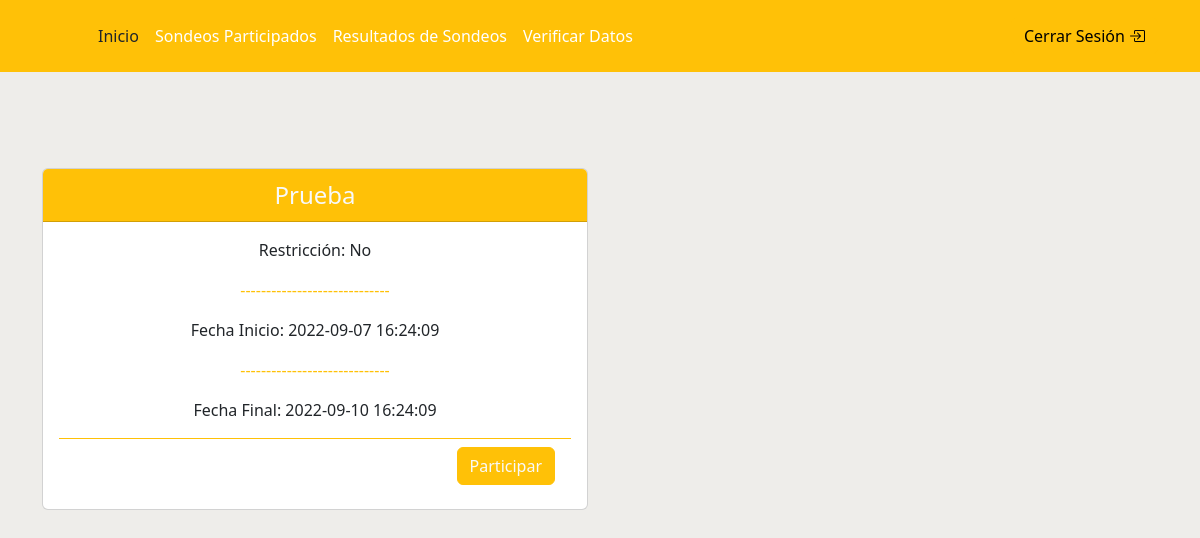
Page /vista/usuario/principal_usuario.php on the earlier database version.
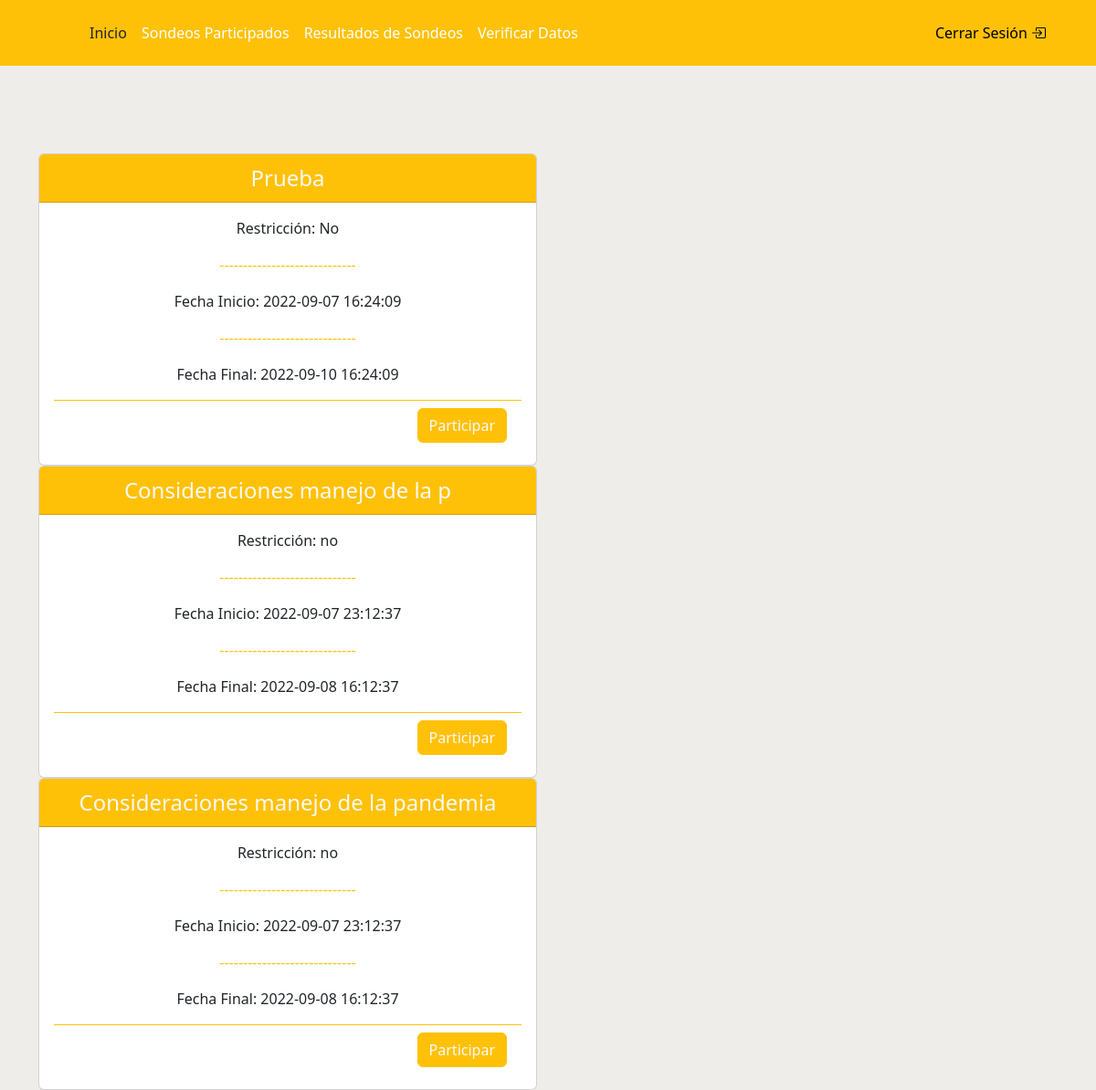
Same page on the later database version.
### vista/usuario/principal_usuario.php (the view, shortened to what this page needs)
<!DOCTYPE html>
<html lang="en">
<head>
  <link rel="stylesheet" href="../../scss/custom.css">
  <link rel="stylesheet" href="https://cdn.jsdelivr.net/npm/bootstrap-icons@1.9.1/font/bootstrap-icons.css">
</head>
<body style="background: #EEEDEA">
  <header class="p-3 bg-primary text-white">
    <div class="container">
      <div class="d-flex flex-wrap align-items-center justify-content-center justify-content-lg-start">
        <a href="/" class="d-flex align-items-center mb-2 mb-lg-0 text-white text-decoration-none">
          <svg class="bi me-2" width="40" height="32" role="img" aria-label="Bootstrap">
            <use xlink:href="#bootstrap"></use>
          </svg>
        </a>
        <ul class="nav col-12 col-lg-auto me-lg-auto mb-2 justify-content-center mb-md-0">
          <li><a href="principal_administrador.php" class="nav-link px-2 text-dark">Inicio</a></li>
          <li><a href="crear_sondeo.php" class="nav-link px-2 text-white">Sondeos Participados</a></li>
          <li><a href="crear_sondeo.php" class="nav-link px-2 text-white">Resultados de Sondeos</a></li>
          <li><a href="#" class="nav-link px-2 text-white">Verificar Datos</a></li>
        </ul>
        <div class="text-end">
          <a href="../../controller/cerrar_sessión.php"><button type="button" class="btn btn-warning">Cerrar Sesión <i class="bi bi-box-arrow-in-right"></i></button></a>
        </div>
      </div>
    </div>
  </header>
  <div class="py-3 fs-3 "></div>
  <div class="py-3 fs-3 "></div>
  <div class="py-3 fs-3 "></div>
  <div class="container ">
    <div class="row justify-content-center">
        <?php
        $sondeo = $bd->query("select * from Creación_Sondeo");
        $r_sondeo = $sondeo->fetchAll(PDO::FETCH_OBJ);
        foreach ($r_sondeo as $dato) {
          $fecha_actual = date("Y-m-d H:i:00", time());
          $fecha_inicio = $dato->fecha_inicio;
          $fecha_final = $dato->fecha_final;
          if ($fecha_actual >= $fecha_inicio && $fecha_actual <= $fecha_final) {
        ?>
        <div class="col">
            <div class="row row-cols-1 row-cols-md-2 g-4">
              <div class="col">
                <div class="card">
                  <div class="card-header bg-primary text-light fs-4 text-center"><?php echo $dato->Tema ?></div>
                  <div class="card-body">
                    <p class="card-text text-center">Restricción: <?php echo $dato->Restricción ?></p>
                    <p class="text-center text-primary">-----------------------------</p>
                    <p class="card-text text-center">Fecha Inicio: <?php echo $dato->fecha_inicio ?></p>
                    <p class="text-center text-primary">-----------------------------</p>
                    <p class="card-text text-center">Fecha Final: <?php echo $dato->fecha_final ?></p>
                    <div class="card-footer bg-transparent border-primary text-end"><a href="participar_sondeo.php?ID=<?php echo $dato->ID ?>"><button class="btn btn-primary text-light">Participar</button></a></div>
                  </div>
                </div>
              </div>
            </div>
          <?php
          }
        }
        ?>
  </div>
  </div>
</body>
</html>

Differences in the rows shown:
added creación_sondeo: Tema "Consideraciones manejo de la p", Restricción "no", fecha_inicio "2022-09-07 23:12:37", fecha_final "2022-09-08 16:12:37"
added creación_sondeo: Tema "Consideraciones manejo de la pandemia", Restricción "no", fecha_inicio "2022-09-07 23:12:37", fecha_final "2022-09-08 16:12:37"
